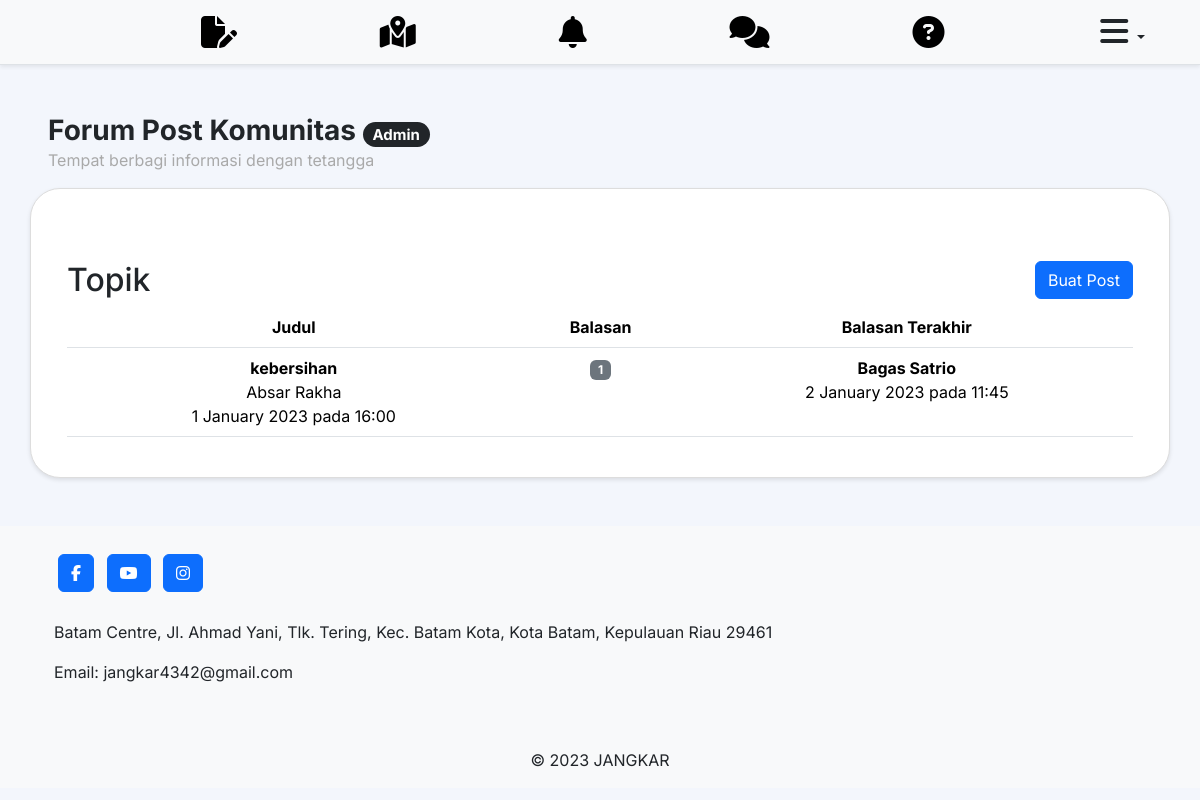
Screenshot of /fpk.php (signed in) with the database file from the repository.
### tables this page shows
CREATE TABLE post (
    post_id INT NOT NULL AUTO_INCREMENT PRIMARY KEY,
    user_id CHAR(11),
    parent INT,
    date_time DATETIME NOT NULL,
    title VARCHAR(50) NOT NULL,
    content TEXT NOT NULL,
    FOREIGN KEY (user_id) REFERENCES user(user_id),
    FOREIGN KEY (parent) REFERENCES post(post_id) ON DELETE CASCADE
);

CREATE TABLE user (
    user_id CHAR(11) PRIMARY KEY,
    username VARCHAR(50) NOT NULL,
    password VARCHAR(15) NOT NULL,
    role ENUM('resident', 'security', 'admin') NOT NULL,
    name VARCHAR(50) NOT NULL
);

### fpk.php (the view, shortened to what this page needs)
<?php
$name = $_SESSION['name'];
$role = $_SESSION['role'];
    ?>
<!DOCTYPE html>
<html lang="id-ID">
<head>
    <link rel='stylesheet' href='admin.css'>
    <link rel='stylesheet' href='css/bootstrap.min.css'>
    <link rel='stylesheet' type='text/css' href='fontawesome/css/all.min.css'>
</head>
<body style="background-color: #F3F6FC; font-family: 'inter'; padding-top: 90px;">
    <?php
    if ($role == 'resident') { ?>
        <nav class='navbar navbar-expand-lg navbar-light bg-light fixed-top border-bottom shadow-sm'>
            <div class='container mx-auto d-flex justify-content-between align-items-center position-relative'>
                <a class='navbar-brand' href='dashboard.php'>
                    <img src='images/brand.png' width='40' length='40' alt=''>
                </a>
                <div class='d-flex align-items-center'>
                    <a href='laporan.php' class='text-black' style='text-decoration: none;'>
                        <i class='fa-solid fa-file-pen fa-2x d-none d-md-block'></i>
                    </a>
                </div>
                <div class='d-flex align-items-center'>
                    <a href='peta.php' class='text-black' style='text-decoration: none;'>
                        <i class='fa-solid fa-map-location-dot fa-2x d-none d-md-block'></i>
                    </a>
                </div>
                <div class='d-flex align-items-center'>
                    <a href='#' class='text-red'>
                        <i class='fa-solid fa-circle-exclamation fa-4x d-none d-md-block position-absolute'
                            style='color: #ff595e; margin-bottom: -75px; margin-left: -20px;'></i>
                    </a>
                </div>
                <div class='d-flex align-items-center'>
                    <a href='fpk.php' class='text-black' style='text-decoration: none;'>
                        <i class='fa-solid fa-comments fa-2x d-none d-md-block'></i>
                    </a>
                </div>
                <div class='d-flex align-items-center'>
                    <a href='tiket.php' class='text-black' style='text-decoration: none;'>
                        <i class='fa-solid fa-circle-question fa-2x d-none d-md-block'></i>
                    </a>
                </div>
                <div class='d-flex align-items-center '>
                    <div class='dropdown'>
                        <a class='btn dropdown-toggle' href='logout.php' role='button' data-bs-toggle='dropdown'
                            aria-expanded='false'>
                            <i class='fa-solid fa-bars fa-2x'></i>
                        </a>
                        <ul class='dropdown-menu dropdown-menu-end'>
                            <li><span class='dropdown-item-text'>
                                    <?php echo $name ?>
                                </span></li>
                            <li>
                                <hr class='dropdown-divider'>
                            </li>
                            <li><a class='dropdown-item d-block d-md-none' href='dashboard.php'>Dashboard</a></li>
                            <li><a class='dropdown-item d-block d-md-none' href='laporan.php'>Form Laporan</a></li>
                            <li><a class='dropdown-item d-block d-md-none' href='peta.php'>Peta Keamanan</a></li>
                            <li><a class='dropdown-item active d-block d-md-none' href='fpk.php'>Forum Post Komunitas</a>
                            </li>
                            <li><a class='dropdown-item d-block d-md-none' href='tiket.php'>Meja Bantuan</a></li>
                            <li>
                                <hr class='dropdown-divider d-block d-md-none'>
                            </li>
                            <li><a class='dropdown-item' href='logout.php'>Keluar</a></li>
                        </ul>
                    </div>
                </div>
            </div>
        </nav>
    <?php } elseif ($role == 'admin') { ?>
        <nav class='navbar navbar-expand-lg navbar-light bg-light fixed-top border-bottom shadow-sm'>
            <div class='container mx-auto d-flex justify-content-between align-items-center position-relative'>
                <div class='d-flex align-items-center'>
                    <a href='laporan.php' class='text-black' style='text-decoration: none;'>
                        <i class='fa-solid fa-file-pen fa-2x d-none d-md-block'></i>
                    </a>
                </div>
                <div class='d-flex align-items-center'>
                    <a href='peta.php' class='text-black' style='text-decoration: none;'>
                        <i class='fa-solid fa-map-location-dot fa-2x d-none d-md-block'></i>
                    </a>
                </div>
                <div class='d-flex align-items-center'>
                    <a href='notif.php' class='text-black' style='text-decoration: none;'>
                        <i class='fa-solid fa-bell fa-2x d-none d-md-block'></i>
                    </a>
                </div>
                <div class='d-flex align-items-center'>
                    <a href='fpk.php' class='text-black' style='text-decoration: none;'>
                        <i class='fa-solid fa-comments fa-2x d-none d-md-block'></i>
                    </a>
                </div>
                <div class='d-flex align-items-center'>
                    <a href='tiket.php' class='text-black' style='text-decoration: none;'>
                        <i class='fa-solid fa-circle-question fa-2x d-none d-md-block'></i>
                    </a>
                </div>
                <div class='d-flex align-items-center '>
                    <div class='dropdown'>
                        <a class='btn dropdown-toggle' href='logout.php' role='button' data-bs-toggle='dropdown'
                            aria-expanded='false'>
                            <i class='fa-solid fa-bars fa-2x'></i>
                        </a>
                    </div>
                </div>
            </div>
        </nav>
        <?php
    }
    ?>
    <h3 class='mb-0 ms-5 mt-4'><strong>Forum Post Komunitas </strong>
        <?php
        if ($role == 'resident') {
            echo "<span style='font-size: 15px;'
        class='badge rounded-pill text-bg-danger'>Masyarakat</span></h3>";
        } elseif ($role == 'security') {
            echo "<span style='font-size: 15px;'
        class='badge rounded-pill text-bg-primary'>Petugas</span></h3>";
        } elseif ($role == 'admin') {
            echo "<span style='font-size: 15px;'
        class='badge rounded-pill text-bg-dark'>Admin</span></h3>";
        }
        ?>
        <p style='color: darkgray;' class='ms-5'>Tempat berbagi informasi dengan tetangga</p>
        <center>
            <div class='main-page p-4'>
                <div class='container mt-5'>
                    <div class='d-flex justify-content-between align-items-center mb-2'>
                        <h2 class='mb-0'>Topik</h2>
                        <button href='ms_fpk_buat.php' class='btn btn-primary' data-bs-toggle='modal' data-bs-target='#exampleModal'>
                            Buat Post
                        </button>
                    </div>
                    <div class='text-center'>
                        <table class='table table-hover'>
                            <thead>
                                <tr>
                                    <th scope='col' class='text-center'>Judul</th>
                                    <th scope='col' class='text-center'>Balasan</th>
                                    <th scope='col' class='text-center'>Balasan Terakhir</th>
                                </tr>
                            </thead>
                            <tbody>
                                <?php
                                include("koneksi.php");
                                $query = mysqli_query($koneksi, "SELECT post.*, user.name AS realname,
                                    (SELECT COUNT(*) FROM post AS reply WHERE reply.parent = post.post_id) AS reply_count,
                                    (SELECT user.name FROM post AS last_reply
                                    JOIN user ON last_reply.user_id = user.user_id
                                    WHERE last_reply.parent = post.post_id
                                    ORDER BY last_reply.date_time DESC
                                    LIMIT 1) AS last_replier,
                                    (SELECT date_time FROM post AS last_reply_time
                                    WHERE last_reply_time.parent = post.post_id
                                    ORDER BY last_reply_time.date_time DESC
                                    LIMIT 1) AS last_reply_time
                                    FROM post
                                    JOIN user ON post.user_id = user.user_id
                                    WHERE parent IS NULL
                                    ORDER BY date_time DESC");
                                while ($data = mysqli_fetch_array($query)) {
                                    $postTime = date('j F Y \p\a\d\a H:i', strtotime($data['date_time']));
                                    $replyTime = date('j F Y \p\a\d\a H:i', strtotime($data['last_reply_time']));
                                    ?>
                                    <tr onclick="window.location='detailfpk.php?post_id=<?php echo $data['post_id']; ?>';">
                                        <td class='text-center'>
                                            <strong>
                                                <?php echo $data['title'] ?>
                                            </strong>
                                            <br>
                                            <span class='small-text'>
                                                <?php echo $data['realname'] ?>
                                            </span><br>
                                            <span class='small-text'>
                                                <?php echo $postTime ?>
                                            </span>
                                        </td>
                                        <td class='text-center'>
                                            <span class='badge count bg-secondary'>
                                                <?php echo $data['reply_count'] ?>
                                            </span>
                                        </td>
                                        <td class='text-center'>
                                            <strong>
                                                <?php echo $data['last_replier'] ?>
                                            </strong><br>
                                            <span class='small-text'>
                                                <?php echo $replyTime ?>
                                            </span>
                                        </td>
                                    </tr>
                                    <?php
                                }
                                ?>
                            </tbody>
                        </table>
                    </div>
                </div>
            </div>
        </center>
        <footer class='bg-light text-center text-lg-start mt-5'>
            <div class='container p-4'>
                <section class='mb-4'>
                    <a class='btn btn-primary btn-floating m-1'
                        href='https://www.facebook.com/profile.php?id=61554361356326&mibextid=LQQJ4d' role='button'><i
                            class='fab fa-facebook-f'></i></a>
                    <a class='btn btn-primary btn-floating m-1' href='https://www.youtube.com/@JANGKAR' role='button'><i
                            class='fab fa-youtube'></i></a>
                    <a class='btn btn-primary btn-floating m-1'
                        href='https://instagram.com/jangkar.2023?igshid=YTQwZjQ0NmI0OA%3D%3D&utm_source=qr'
                        role='button'><i class='fab fa-instagram'></i></a>
                </section>
                <section class='mb-4'>
                    <p>
                        Batam Centre, Jl. Ahmad Yani, Tlk. Tering, Kec. Batam Kota, Kota Batam, Kepulauan Riau 29461
                    </p>
                    <p>
                        Email: jangkar4342@gmail.com
                    </p>
                </section>
            </div>
            <div class='text-center p-3 bg-light'>
                © 2023 JANGKAR
            </div>
        </footer>
</body>

### admin.css (style rules this page uses)
.main-page { height: auto; width: 95%; background-color: white; border-radius: 30px; box-shadow: 0 2px 4px rgba(0, 0, 0, 0.1); border: 1px solid #ddd; position: relative; }
.count { padding-left: 30%; padding-right: 30%; }

### rows the page displays
post: title "kebersihan", user.name "Absar Rakha", date_time "1 January 2023 pada 16:00", reply_count "1", last_replier "Bagas Satrio", replyTime "2 January 2023 pada 11:45"
